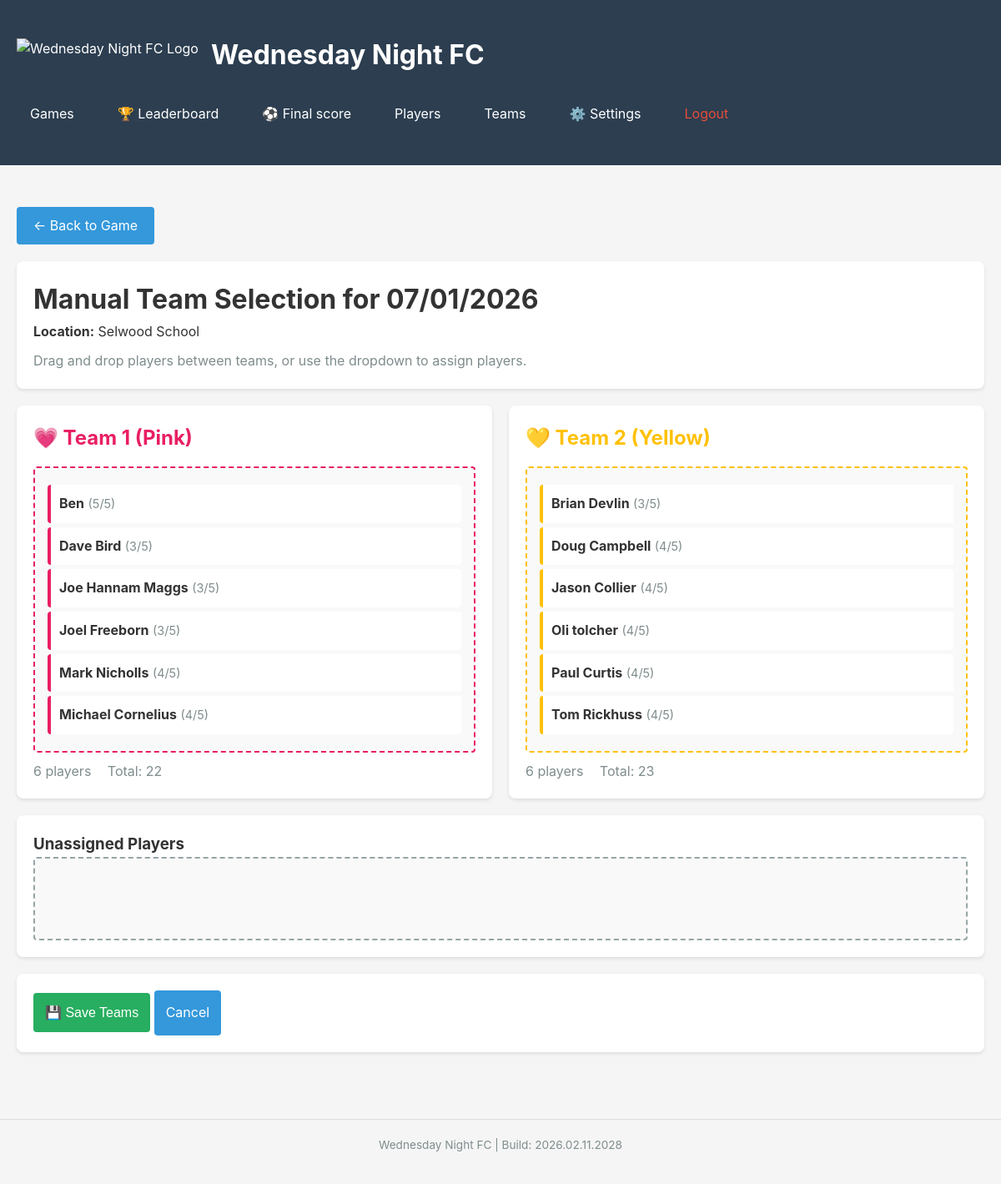
The page /games/3/teams/manual (signed in) on the database its author committed.
### tables this page shows
CREATE TABLE games (
                id INTEGER PRIMARY KEY AUTOINCREMENT,
                date TEXT NOT NULL,
                location TEXT,
                notes TEXT,
                created_at TIMESTAMP DEFAULT CURRENT_TIMESTAMP
            , team1_score INTEGER, team2_score INTEGER);

CREATE TABLE team_assignments (
                id INTEGER PRIMARY KEY AUTOINCREMENT,
                game_id INTEGER NOT NULL,
                player_id INTEGER NOT NULL,
                team_number INTEGER NOT NULL,
                created_at TIMESTAMP DEFAULT CURRENT_TIMESTAMP,
                FOREIGN KEY (game_id) REFERENCES games(id),
                FOREIGN KEY (player_id) REFERENCES players(id),
                UNIQUE(game_id, player_id)
            );

CREATE TABLE players (
                id INTEGER PRIMARY KEY AUTOINCREMENT,
                name TEXT NOT NULL UNIQUE,
                phone TEXT,
                email TEXT,
                skill_rating INTEGER DEFAULT 5 CHECK(skill_rating >= 1 AND skill_rating <= 10),
                created_at TIMESTAMP DEFAULT CURRENT_TIMESTAMP
            , alias TEXT);

### app.py (the view, shortened to what this page needs)
@app.route('/games/<int:game_id>/teams/manual', methods=['GET', 'POST'])
@login_required
def manual_teams(game_id):
    with get_db() as conn:
        game = conn.execute('SELECT * FROM games WHERE id = ?', (game_id,)).fetchone()
        if not game:
            return "Game not found", 404
        try:
            conn.execute('SELECT 1 FROM team_assignments LIMIT 1')
        except:
            conn.execute('''
                CREATE TABLE IF NOT EXISTS team_assignments (
                    id INTEGER PRIMARY KEY AUTOINCREMENT,
                    game_id INTEGER NOT NULL,
                    player_id INTEGER NOT NULL,
                    team_number INTEGER NOT NULL,
                    created_at TIMESTAMP DEFAULT CURRENT_TIMESTAMP,
                    FOREIGN KEY (game_id) REFERENCES games(id),
                    FOREIGN KEY (player_id) REFERENCES players(id),
                    UNIQUE(game_id, player_id)
                )
            ''')
            conn.execute('CREATE INDEX IF NOT EXISTS idx_team_assignments_game ON team_assignments(game_id)')
            conn.commit()
        playing = conn.execute('''
            SELECT p.*
            FROM attendance a
            JOIN players p ON a.player_id = p.id
            WHERE a.game_id = ? AND a.status = 'playing'
            ORDER BY p.name
        ''', (game_id,)).fetchall()
        existing_teams = conn.execute('''
            SELECT p.*, ta.team_number
            FROM team_assignments ta
            JOIN players p ON ta.player_id = p.id
            WHERE ta.game_id = ?
            ORDER BY ta.team_number, p.name
        ''', (game_id,)).fetchall()
        if existing_teams:
            team1 = [dict(p) for p in existing_teams if p['team_number'] == 1]
            team2 = [dict(p) for p in existing_teams if p['team_number'] == 2]
            assigned_ids = {p['id'] for p in existing_teams}
            unassigned = [dict(p) for p in playing if p['id'] not in assigned_ids]
        else:
            team1 = []
            team2 = []
            unassigned = [dict(p) for p in playing]
        return render_template('teams_manual.html',
                             game=game,
                             team1=team1,
                             team2=team2,
                             unassigned=unassigned)

### app.py (called while the page is built)
@app.template_filter('ukdate')
def format_uk_date(date_string):
    if not date_string:
        return ''
    try:
        from datetime import datetime
        date_obj = datetime.strptime(str(date_string), '%Y-%m-%d')
        return date_obj.strftime('%d/%m/%Y')
    except:
        return date_string

def login_required(f):
    @wraps(f)
    def decorated_function(*args, **kwargs):
        if not session.get('logged_in'):
            return redirect(url_for('login', next=request.url))
        return f(*args, **kwargs)
    return decorated_function

def get_db():
    conn = sqlite3.connect(DATABASE)
    conn.row_factory = sqlite3.Row
    return conn

### templates/teams_manual.html (shortened to what this page needs)
{% extends "base.html" %}
{% block content %}
<a href="/games/{{ game.id }}" class="btn" style="margin-bottom: 20px;">← Back to Game</a>
<div class="card">
    <h1>Manual Team Selection for {{ game.date|ukdate }}</h1>
    <p><strong>Location:</strong> {{ game.location or 'N/A' }}</p>
    <p style="color: #7f8c8d; margin-top: 10px;">Drag and drop players between teams, or use the dropdown to assign players.</p>
</div>
<form method="POST" action="/games/{{ game.id }}/teams/manual" id="manualTeamsForm">
    <div class="grid" style="grid-template-columns: repeat(2, 1fr); gap: 20px;">
        <div class="card">
            <h2 style="color: #e91e63;">💗 Team 1 (Pink)</h2>
            <div id="team1-list" style="min-height: 200px; background: #f9f9f9; padding: 15px; border-radius: 4px; border: 2px dashed #e91e63;">
                {% for player in team1 %}
                <div class="player-item" data-player-id="{{ player.id }}" style="padding: 10px; margin: 5px 0; background: white; border-left: 4px solid #e91e63; cursor: move; border-radius: 4px;">
                    <strong>{{ player.name }}</strong>
                    <span style="color: #7f8c8d; font-size: 0.9em;"> ({{ player.skill_rating or 3 }}/5)</span>
                </div>
                {% endfor %}
            </div>
            <div style="margin-top: 10px; color: #7f8c8d;">
                <span id="team1-count">{{ team1|length }}</span> players
                <span id="team1-skill" style="margin-left: 15px;">Total: <span id="team1-total">{{ team1|sum(attribute='skill_rating', start=0) }}</span></span>
            </div>
        </div>
        <div class="card">
            <h2 style="color: #ffc107;">💛 Team 2 (Yellow)</h2>
            <div id="team2-list" style="min-height: 200px; background: #f9f9f9; padding: 15px; border-radius: 4px; border: 2px dashed #ffc107;">
                {% for player in team2 %}
                <div class="player-item" data-player-id="{{ player.id }}" style="padding: 10px; margin: 5px 0; background: white; border-left: 4px solid #ffc107; cursor: move; border-radius: 4px;">
                    <strong>{{ player.name }}</strong>
                    <span style="color: #7f8c8d; font-size: 0.9em;"> ({{ player.skill_rating or 3 }}/5)</span>
                </div>
                {% endfor %}
            </div>
            <div style="margin-top: 10px; color: #7f8c8d;">
                <span id="team2-count">{{ team2|length }}</span> players
                <span id="team2-skill" style="margin-left: 15px;">Total: <span id="team2-total">{{ team2|sum(attribute='skill_rating', start=0) }}</span></span>
            </div>
        </div>
    </div>
    <div class="card">
        <h3>Unassigned Players</h3>
        <div id="unassigned-list" style="min-height: 100px; background: #f9f9f9; padding: 15px; border-radius: 4px; border: 2px dashed #95a5a6;">
        </div>
    </div>
    <div class="card">
        <button type="submit" class="btn btn-success" style="font-size: 16px; padding: 14px;">💾 Save Teams</button>
        <a href="/games/{{ game.id }}/teams" class="btn" style="font-size: 16px; padding: 14px;">Cancel</a>
    </div>
</form>
{% endblock %}

### templates/base.html (style rules this page uses)
* { margin: 0; padding: 0; box-sizing: border-box; }
body { font-family: -apple-system, BlinkMacSystemFont, 'Segoe UI', Roboto, Oxygen, Ubuntu, Cantarell, sans-serif; background: #f5f5f5; color: #333; line-height: 1.6; }
.btn { display: inline-block; padding: 10px 20px; background: #3498db; color: white; text-decoration: none; border-radius: 4px; border: none; cursor: pointer; font-size: 1em; transition: background 0.3s; }
.btn-success { background: #27ae60; }
.card { background: white; border-radius: 8px; padding: 20px; margin-bottom: 20px; box-shadow: 0 2px 4px rgba(0,0,0,0.1); }
.card h2 { margin-bottom: 15px; color: #2c3e50; }
.grid { display: grid; grid-template-columns: repeat(auto-fill, minmax(300px, 1fr)); gap: 20px; }

### rows shown on the page
games: date|ukdate "07/01/2026", location "Selwood School"
team_assignments: name "Ben", skill_rating "5"
team_assignments: name "Dave Bird", skill_rating "3"
team_assignments: name "Joe Hannam Maggs", skill_rating "3"
team_assignments: name "Joel Freeborn", skill_rating "3"
team_assignments: name "Mark Nicholls", skill_rating "4"
team_assignments: name "Michael Cornelius", skill_rating "4"
team_assignments: name "Brian Devlin", skill_rating "3"
team_assignments: name "Doug Campbell", skill_rating "4"
team_assignments: name "Jason Collier", skill_rating "4"
team_assignments: name "Oli tolcher", skill_rating "4"
team_assignments: name "Paul Curtis", skill_rating "4"
team_assignments: name "Tom Rickhuss", skill_rating "4"

### other values the page prints
{{ team1|length }} "6"
{{ team1|sum(attribute='skill_rating', start=0) }} "22"
{{ team2|length }} "6"
{{ team2|sum(attribute='skill_rating', start=0) }} "23"
{{ build_version }} "2026.02.11.2028"
